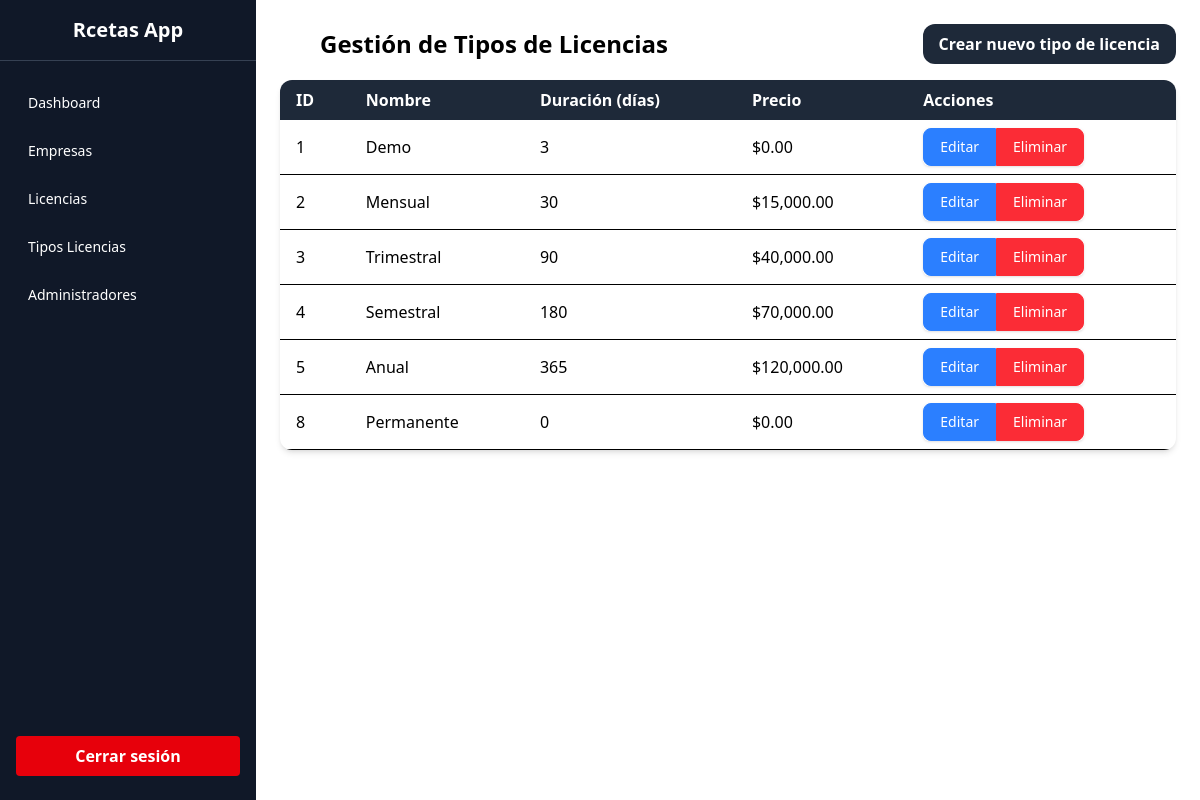
/views/superadmin/tipos-licencias/index.php, run on the app's committed database.
### tables this page shows
CREATE TABLE `tipos_licencias` (
  `id` int(11) NOT NULL,
  `nombre` varchar(100) NOT NULL,
  `duracion` int(11) NOT NULL,
  `precio` decimal(10,2) NOT NULL
);

### views/superadmin/tipos-licencias/index.php (the view, shortened to what this page needs)
<?php
$conex = new Database;
$pdo = $conex->conectar();
$stmt = $pdo->query("SELECT * FROM tipos_licencias");
$tiposLicencias = $stmt->fetchAll(PDO::FETCH_ASSOC);
?>
<!DOCTYPE html>
<html lang="es">
<?php include '../../../partials/head.php'; ?>
<body class="flex">
    <?php include '../../../partials/sidebaradm.php'; ?>
    <main class="p-6 w-full md:ml-64">
        <div class="flex justify-between items-center mb-4">
            <h1 class="text-2xl font-bold pl-10">Gestión de Tipos de Licencias</h1>
            <a href="<?= BASE_URL ?>views/superadmin/tipos-licencias/crear.php"
               class="bg-gray-800 hover:bg-gray-900 text-white font-semibold py-2 px-4 rounded-xl transition">
                Crear nuevo tipo de licencia
            </a>
        </div>
        <div class="overflow-x-auto rounded-xl shadow-md bg-white">
            <table class="min-w-full">
                <thead class="bg-gray-800 text-white text-left">
                    <tr>
                        <th class="px-4 py-2">ID</th>
                        <th class="px-4 py-2">Nombre</th>
                        <th class="px-4 py-2">Duración (días)</th>
                        <th class="px-4 py-2">Precio</th>
                        <th class="px-4 py-2">Acciones</th>
                    </tr>
                </thead>
                <tbody>
                    <?php foreach ($tiposLicencias as $tipo): ?>
                        <tr class="border-b hover:bg-gray-100">
                            <td class="px-4 py-2"><?= htmlspecialchars($tipo['id']) ?></td>
                            <td class="px-4 py-2"><?= htmlspecialchars($tipo['nombre']) ?></td>
                            <td class="px-4 py-2"><?= htmlspecialchars($tipo['duracion']) ?></td>
                            <td class="px-4 py-2">$<?= htmlspecialchars(number_format($tipo['precio'], 2)) ?></td>
                            <td class="px-4 py-2">
                                <div class="inline-flex rounded-md shadow-sm" role="group">
                                    <a href="<?= BASE_URL ?>views/superadmin/tipos-licencias/editar.php?id=<?= $tipo['id'] ?>"
                                       class="px-4 py-2 text-sm font-medium text-white bg-blue-500 border border-blue-500 rounded-l-lg hover:bg-blue-600">
                                        Editar
                                    </a>
                                    <form action="<?= BASE_URL ?>views/superadmin/tipos-licencias/eliminar.php" method="POST" class="inline">
                                        <button type="submit"
                                                class="px-4 py-2 text-sm font-medium text-white bg-red-500 border border-red-500 rounded-r-lg hover:bg-red-600">
                                            Eliminar
                                        </button>
                                    </form>
                                </div>
                            </td>
                        </tr>
                    <?php endforeach; ?>
                </tbody>
            </table>
        </div>
    </main>
</body>
</html>

### data on the page
tipos_licencias: id "1", nombre "Demo", duracion "3", precio "0.00"
tipos_licencias: id "2", nombre "Mensual", duracion "30", precio "15,000.00"
tipos_licencias: id "3", nombre "Trimestral", duracion "90", precio "40,000.00"
tipos_licencias: id "4", nombre "Semestral", duracion "180", precio "70,000.00"
tipos_licencias: id "5", nombre "Anual", duracion "365", precio "120,000.00"
tipos_licencias: id "8", nombre "Permanente", duracion "0", precio "0.00"
